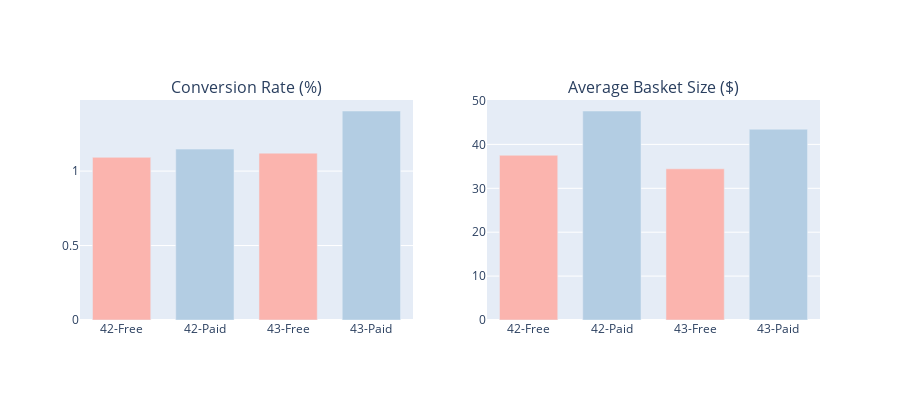
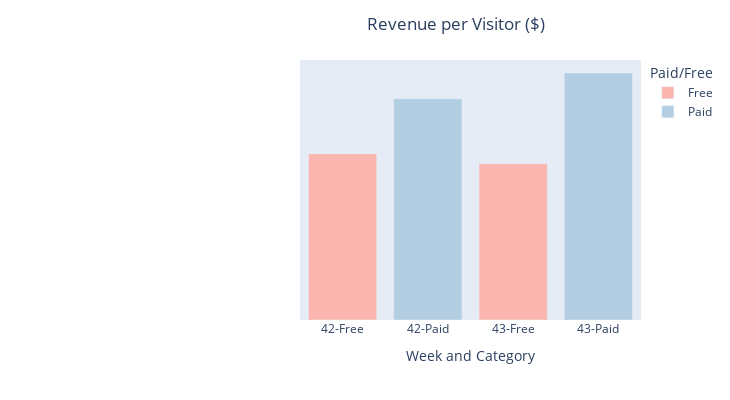

Notebook code for these charts, in order:
### Markdown cell above
### Plotly Visualizations - Paid vs Free Metrics

### Code cell
import plotly.graph_objects as go
import plotly.subplots as sp

fig1 = px.bar(paid_v_free,x='Week and Category', y='Conversion_Rate', color="Paid/Free",
              color_discrete_sequence=px.colors.qualitative.Pastel1)


fig2 = px.bar(paid_v_free,x='Week and Category', y='Avg_Basket_Size', color="Paid/Free",
            color_discrete_sequence=px.colors.qualitative.Pastel1)

fig3 = px.bar(paid_v_free,x='Week and Category', y='Revenue_per_Visitor', color="Paid/Free", 
              width=730, height=400,
            color_discrete_sequence=px.colors.qualitative.Pastel1)


fig1_traces, fig2_traces, fig3_traces = [],[],[]

for trace in range(len(fig1["data"])):
    fig1_traces.append(fig1["data"][trace])
    
for trace in range(len(fig2["data"])):
    fig2_traces.append(fig2["data"][trace])
    
fig = sp.make_subplots(rows=1, cols=2, subplot_titles=("Conversion Rate (%)", "Average Basket Size ($)")) 

# Add the traces to the main plot
for traces in fig1_traces:
    fig.append_trace(traces, row=1,col=1)
    
for traces in fig2_traces:
    fig.append_trace(traces, row=1,col=2)
    


fig.update_xaxes(categoryorder='category ascending')
fig.update_layout(barmode='relative',bargap=0.3,bargroupgap=0.0, showlegend=False, height=400)
fig.show()

fig3.update_xaxes(categoryorder='category ascending')
fig3.update_layout(showlegend=True, margin_l=300, 
                   title_text="Revenue per Visitor ($)", title_xanchor='left', title_pad_l=330,
                   yaxis_visible=False)
fig3.show()

### Figure 1 — Plotly figure (JSON) as saved in the notebook; plotly's stock layout.template omitted (floating-point values rounded to 4 significant figures)
{"data": [{"alignmentgroup": "True", "hovertemplate": "Paid/Free=Free<br>Week and Category=%{x}<br>Conversion_Rate=%{y}<extra></extra>", "legendgroup": "Free", "marker": {"color": "rgb(251,180,174)"}, "name": "Free", "offsetgroup": "Free", "orientation": "v", "showlegend": true, "textposition": "auto", "type": "bar", "x": ["42-Free", "43-Free"], "xaxis": "x", "y": [1.093, 1.121], "yaxis": "y"}, {"alignmentgroup": "True", "hovertemplate": "Paid/Free=Paid<br>Week and Category=%{x}<br>Conversion_Rate=%{y}<extra></extra>", "legendgroup": "Paid", "marker": {"color": "rgb(179,205,227)"}, "name": "Paid", "offsetgroup": "Paid", "orientation": "v", "showlegend": true, "textposition": "auto", "type": "bar", "x": ["42-Paid", "43-Paid"], "xaxis": "x", "y": [1.148, 1.404], "yaxis": "y"}, {"alignmentgroup": "True", "hovertemplate": "Paid/Free=Free<br>Week and Category=%{x}<br>Avg_Basket_Size=%{y}<extra></extra>", "legendgroup": "Free", "marker": {"color": "rgb(251,180,174)"}, "name": "Free", "offsetgroup": "Free", "orientation": "v", "showlegend": true, "textposition": "auto", "type": "bar", "x": ["42-Free", "43-Free"], "xaxis": "x2", "y": [37.53, 34.44], "yaxis": "y2"}, {"alignmentgroup": "True", "hovertemplate": "Paid/Free=Paid<br>Week and Category=%{x}<br>Avg_Basket_Size=%{y}<extra></extra>", "legendgroup": "Paid", "marker": {"color": "rgb(179,205,227)"}, "name": "Paid", "offsetgroup": "Paid", "orientation": "v", "showlegend": true, "textposition": "auto", "type": "bar", "x": ["42-Paid", "43-Paid"], "xaxis": "x2", "y": [47.61, 43.45], "yaxis": "y2"}], "layout": {"annotations": [{"font": {"size": 16}, "showarrow": false, "text": "Conversion Rate (%)", "x": 0.225, "xanchor": "center", "xref": "paper", "y": 1, "yanchor": "bottom", "yref": "paper"}, {"font": {"size": 16}, "showarrow": false, "text": "Average Basket Size ($)", "x": 0.775, "xanchor": "center", "xref": "paper", "y": 1, "yanchor": "bottom", "yref": "paper"}], "bargap": 0.3, "bargroupgap": 0, "barmode": "relative", "height": 400, "showlegend": false, "xaxis": {"anchor": "y", "categoryorder": "category ascending", "domain": [0, 0.45]}, "xaxis2": {"anchor": "y2", "categoryorder": "category ascending", "domain": [0.55, 1]}, "yaxis": {"anchor": "x", "domain": [0, 1]}, "yaxis2": {"anchor": "x2", "domain": [0, 1]}}}

### Figure 2 — Plotly figure (JSON) as saved in the notebook; plotly's stock layout.template omitted (floating-point values rounded to 4 significant figures)
{"data": [{"alignmentgroup": "True", "hovertemplate": "Paid/Free=Free<br>Week and Category=%{x}<br>Revenue_per_Visitor=%{y}<extra></extra>", "legendgroup": "Free", "marker": {"color": "rgb(251,180,174)"}, "name": "Free", "offsetgroup": "Free", "orientation": "v", "showlegend": true, "textposition": "auto", "type": "bar", "x": ["42-Free", "43-Free"], "xaxis": "x", "y": [0.41, 0.3859], "yaxis": "y"}, {"alignmentgroup": "True", "hovertemplate": "Paid/Free=Paid<br>Week and Category=%{x}<br>Revenue_per_Visitor=%{y}<extra></extra>", "legendgroup": "Paid", "marker": {"color": "rgb(179,205,227)"}, "name": "Paid", "offsetgroup": "Paid", "orientation": "v", "showlegend": true, "textposition": "auto", "type": "bar", "x": ["42-Paid", "43-Paid"], "xaxis": "x", "y": [0.5464, 0.6099], "yaxis": "y"}], "layout": {"barmode": "relative", "height": 400, "legend": {"title": {"text": "Paid/Free"}, "tracegroupgap": 0}, "margin": {"l": 300, "t": 60}, "showlegend": true, "title": {"pad": {"l": 330}, "text": "Revenue per Visitor ($)", "xanchor": "left"}, "width": 730, "xaxis": {"anchor": "y", "categoryorder": "category ascending", "domain": [0, 1], "title": {"text": "Week and Category"}}, "yaxis": {"anchor": "x", "domain": [0, 1], "title": {"text": "Revenue_per_Visitor"}, "visible": false}}}
